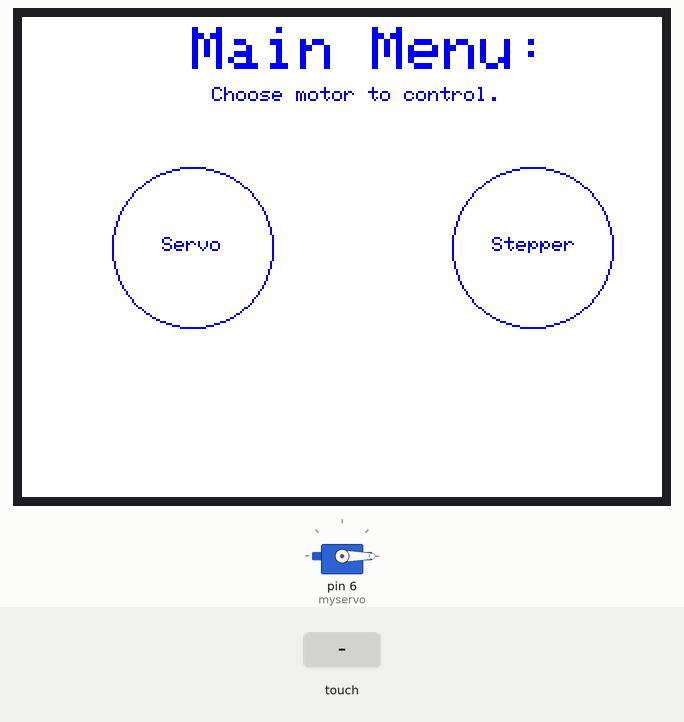
A sketch run on a simulated Arduino Uno, built with avr-gcc and run on an emulated ATmega328P. On the bench: 320×240 colour display, servo. The test bench sets the inputs (shaded band).

Above: at 1.1 s.
1.2 s: touch panel pressed at 62 % / 30 % of its raw x / y range
At 1.7 s:
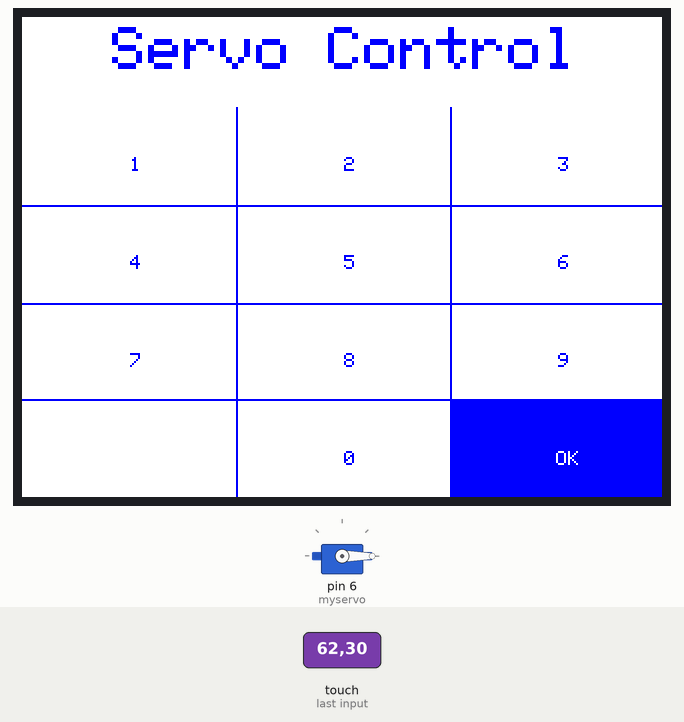
2.9 s: touch panel pressed at 13 % / 50 % of its raw x / y range
Timing chart, 0 to 5.9 s (numbered marks = the images above; inputs shaded):
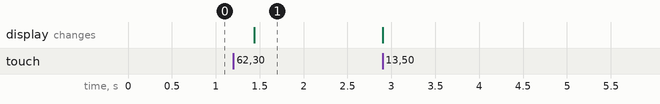

Measured:
- after the input at 1.2 s, the display: changes after 0.24 s (image 1)

The sketch:

motor_control_no_double.ino
```cpp
#include <stdint.h>
#include "SPI.h"
#include "Adafruit_GFX.h"
#include "Adafruit_ILI9341.h"
#include "Adafruit_TFTLCD.h"
#include "TouchScreen.h"
#include <Servo.h>

#define BLACK   0x0000
#define BLUE    0x001F
#define RED     0xF800
#define GREEN   0x07E0
#define CYAN    0x07FF
#define MAGENTA 0xF81F
#define YELLOW  0xFFE0
#define WHITE   0xFFFF

#define TFT_DC 9
#define TFT_CS 5

#define YP A2
#define XM A3
#define YM 8
#define XP 7

Adafruit_ILI9341 tft = Adafruit_ILI9341(TFT_CS, TFT_DC);
TouchScreen ts = TouchScreen(XP, YP, XM, YM, 300);
Servo myservo;


char motor = 'O';
bool turkeyTimeBomb = true;

void main_menu(void);
void servo_control(void);
void Stepper_control(void);
void num_pad(void);
int read_numPad(void);

void setup() {
  Serial.begin(9600);
  tft.begin();
  myservo.attach(6);
  myservo.write(0);
  tft.fillScreen(WHITE);
  tft.setRotation(1);
  main_menu();
 // chooseMotor();
  /*if (motor == 'S')
  {
    servo_control();
  }*/

}

void loop()
{
  /*chooseMotor();
  if (motor == 'S')
  {
    servo_control();
  }*/

    //Serial.println(digitChar);
    //delay(2000);


}

void main_menu(void)
{
  tft.setCursor(85,5);
  tft.setTextColor(BLUE);
  tft.setTextSize(3);
  tft.setTextWrap(true);

  tft.println("Main Menu:\n");
  tft.setTextSize(1);
  tft.setCursor(95,35);
  tft.println("Choose motor to control.");

  tft.drawCircle(85,115,40,BLUE);
  //tft.fillCircle(85,115,40,BLUE);
  tft.setTextColor(BLUE);
  //tft.drawRect(60,100, 50, 40, BLUE);
  tft.setCursor(70, 110);
  tft.print("Servo");

  tft.drawCircle(255, 115, 40, BLUE);
  //tft.fillCircle(255, 115, 40, BLUE);
 // tft.drawRect(230, 100, 50, 40, BLUE);
  tft.setCursor(235, 110);
  tft.print("Stepper");

  while(turkeyTimeBomb == true)
  {
    chooseMotor();
    if (motor == 'S' || motor == 'T')
      turkeyTimeBomb = false;
    else
      turkeyTimeBomb = true;
  }
  if (motor == 'S')
    servo_control();
  else if (motor == 'T')
    stepper_control();

}

void chooseMotor(void)
{
  TSPoint p = ts.getPoint();

  if (p.z > ts.pressureThreshhold)
  {
    if ((p.x >= 477 && p.x <= 667)&&(p.y >= 226 && p.y <= 350))
      motor = 'S';
    else if ((p.x >= 467 && p.x <= 641)&&(p.y >= 678 && p.y <= 788))
      motor = 'T';
  }
    delay(100);
}

void servo_control(void)
{
  tft.fillScreen(WHITE);
  tft.setCursor(45,5);
  tft.setTextColor(BLUE);
  tft.setTextSize(3);
  tft.println("Servo Control");
  num_pad();
  int servo_pos = read_numPad();

  if (servo_pos >= 0 && servo_pos <=180)
    myservo.write(servo_pos);
  else
  {
    tft.fillRect(54,119,214,49,BLACK);
    tft.setCursor(100, 144);
    tft.setTextColor(RED);
    tft.println("ERROR: Invalid angle value");
    delay(2500);
    servo_control();
  }

  Serial.println(servo_pos);
  servo_control();
}

void stepper_control(void)
{
  tft.fillScreen(WHITE);
  tft.setCursor(30,5);
  tft.setTextColor(BLUE);
  tft.setTextSize(3);
  tft.println("Stepper Control");
  num_pad();
  int stepper_pos = read_numPad();
  Serial.println(stepper_pos);
  stepper_control();
}

void num_pad(void)
{
  tft.drawFastVLine(107, 45, 200, BLUE);
  tft.drawFastVLine(214, 45, 200, BLUE);

  tft.drawFastHLine(0, 94, 320, BLUE);
  tft.drawFastHLine(0, 143, 320, BLUE);
  tft.drawFastHLine(0, 191, 320, BLUE);

  tft.fillRect(214, 191, 320, 240, BLUE);

  tft.setTextSize(1);
  tft.setCursor(54, 70);
  tft.print(1);
  tft.setCursor(161, 70);
  tft.print(2);
  tft.setCursor(268, 70);
  tft.print(3);
  tft.setCursor(54, 119);
  tft.print(4);
  tft.setCursor(161, 119);
  tft.print(5);
  tft.setCursor(268, 119);
  tft.print(6);
  tft.setCursor(54, 168);
  tft.print(7);
  tft.setCursor(161, 168);
  tft.print(8);
  tft.setCursor(268, 168);
  tft.print(9);
  tft.setCursor(161, 217);
  tft.print(0);

  tft.setCursor(267,217);

  tft.setTextColor(WHITE);
  tft.print("OK");


}

int read_numPad(void)
{
  int pos = -1;
  int countDigit = 0;
  char digitChar = ' ';
  char Char = 'p';
  String posString = " ";
  bool pushed = false;
  int point = 0;
  turkeyTimeBomb = true;
  int16_t x, y;
  char c = 'z';
  //int count1 = 0, count2 = 0, count3 = 0, count4 = 0, count5 = 0, count6 = 0, count7 = 0, count8 = 0, count9 = 0, count0 = 0;
  //int c1 = 0, c2 = 0, c3 = 0, c4 = 0, c5 = 0, c6 = 0, c7 = 0, c8 = 0, c9 = 0, c0 = 0;

  while (turkeyTimeBomb == true)
  {
    //pushed = false;
   // c = 'p';
    TSPoint p = ts.getPoint();

    if (p.z > ts.pressureThreshhold)
    {
        pushed = true;
       if ((p.x >= 668 && p.x <= 766)&&(p.y >= 143 && p.y <= 275))
       {
          digitChar = '1';
          x = p.x;
           pushed = true;
           c = 't';

       }

       else if ((p.x >= 687 && p.x <= 767)&&(p.y >= 421 && p.y <= 559))
       {
          digitChar = '2';
          x = p.x;
           pushed = true;
           c ='t';

       }

       else if ((p.x >= 687 && p.x <= 772)&&(p.y >= 699 && p.y <= 823))
       {
          digitChar = '3';
           x = p.x;
            pushed = true;
            c = 't';

       }

       else if ((p.x >= 517 && p.x <= 571)&&(p.y >= 147 && p.y <= 305))
       {
          digitChar = '4';
          x = p.x;
           pushed = true;
           c = 't';

       }

       else if ((p.x >= 513 && p.x <= 563)&&(p.y >= 396 && p.y <= 586))
       {
          digitChar = '5';
          x = p.x;
           pushed = true;
           c = 't';

       }

       else if ((p.x >= 514 && p.x <= 560)&&(p.y >= 698 && p.y <= 874))
       {
          digitChar = '6';
          x = p.x;
           pushed = true;
           c = 't';

       }

       else if ((p.x >= 333 && p.x <= 400)&&(p.y >= 144 && p.y <= 307))
       {
          digitChar = '7';
          x = p.x;
           pushed = true;
           c = 't';

       }

       else if ((p.x >= 335 && p.x <= 384)&&(p.y >= 405 && p.y <= 587))
       {
          digitChar = '8';
          x = p.x;
           pushed = true;
           c = 't';

       }

       else if ((p.x >= 353 && p.x <= 400)&&(p.y >= 686 && p.y <= 851))
       {
           digitChar = '9';
           x = p.x;
            pushed = true;
            c = 't';

       }

       else if ((p.x >= 191 && p.x <= 230)&&(p.y >= 416 && p.y <= 593))
       {
          digitChar = '0';
          x = p.x;
           pushed = true;
           c = 't';

       }

       else if ((p.x >= 179 && p.x <= 217)&&(p.y >= 701 && p.y <= 869))
          turkeyTimeBomb = false;
    }


   if (digitChar != Char )
    {
      tft.setCursor(54, 217);
      posString += digitChar;
      pos = posString.toInt();
      tft.setTextColor(BLUE);
      if (countDigit!=0)
        tft.print(pos);
     // Serial.println(pos);
      point = x;
      Char = digitChar;
      countDigit++;
      pushed = false;
    }
    /*else if (digitChar == Char && (c0 < count0 || c1 < count1 || c2 < count2 || c3 < count3 || c4 < count4 || c5 < count5 || c6 < count6 || c7 < count7 || c8 < count8 || c9 < count9))
    {
      tft.setCursor(54, 217);
      posString += digitChar;
      pos = posString.toInt();
      tft.setTextColor(BLUE);
      if (countDigit!=0)
        tft.print(pos);
      Char = digitChar;
      c0 = count0; c1 = count1; c2 = count2; c3 = count3; c4 = count4; c5 = count5; c6 = count6; c7 = count7; c8 = count8; c9 = count9;
    }*/

   // delay(80);
    /*else if (digitChar == Char)
    {
      if (pushed)
      {
         tft.setCursor(54, 217);
         posString += digitChar;
         pos = posString.toInt();
      tft.setTextColor(BLUE);
      if (countDigit!=0)
        tft.print(pos);
     // Serial.println(pos);
      point = p.x;
      Char = digitChar;
      countDigit++;
      pushed = false;
      }*/
    }
   /* else if (digitChar == Char && pushed == true && turkeyTimeBomb != false)
    {
      tft.setCursor(54, 217);
      posString += digitChar;
      pos = posString.toInt();
      tft.setTextColor(BLUE);
      if (pos != 0 && countDigit > 0)
        tft.print(pos);
     // Serial.println(pos);
      point = p.x;
      Char = digitChar;
      countDigit++;
      pushed = false;
    }*/

    //delay(100);
  //}

  Serial.println("Ok!");
  tft.fillRect(50,200,50,30, WHITE);

  return pos;

}
```
